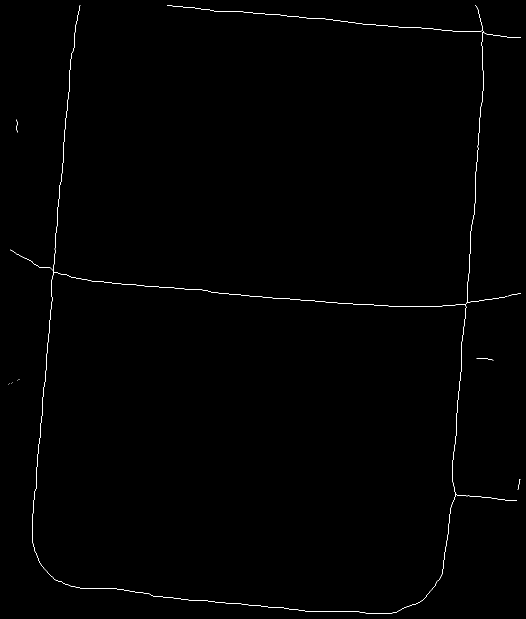
#> input picture roadnet_tool/road_skeleton_optimized.png, 1052 x 1237 px (shown at 1/2 size)
$ python -i valid_image.py   (imports and definitions only)
#> lines starting #> are read from the running program, lines starting #| are printed output that depends on the picture
#> further down, picture is the input picture: shape (1237, 1052, 3); 0.39% white in thin lines or dots
"""Shared black-border / invalid-image masking for all road-network stages.

Only large near-black components connected to an image border are invalid.
Dark pixels inside the image remain valid so shadows and dark roads cannot be
punched out of the road mask or skeleton.
"""

from __future__ import annotations

import cv2
import json
import numpy as np
from pathlib import Path


DEFAULT_MIN_BLACK_COMPONENT_AREA = 4096


def analyze_valid_image_mask(
    image_rgb: np.ndarray,
    black_threshold: int = 10,
    min_black_component_area: int = DEFAULT_MIN_BLACK_COMPONENT_AREA,
    road_mask: np.ndarray | None = None,
) -> tuple[np.ndarray, dict]:
    """Build a valid mask from large border-connected black components.

    A flood-fill is used instead of a full int32 connected-component label
    image.  This keeps the peak memory reasonable for very large imagery.
    """
#> called with black_threshold = 10, min_black_component_area = 4096
    image = np.asarray(image_rgb)
    if image.ndim != 3 or image.shape[2] < 3:
        raise ValueError(f"RGB 图像格式无效: shape={image.shape}")
    threshold = max(0, min(255, int(black_threshold)))
    min_area = max(1, int(min_black_component_area))
    height, width = image.shape[:2]
#> height = 1237; width = 1052
    if threshold == 0:
        candidate = np.zeros((height, width), dtype=np.uint8)
    else:
        candidate = cv2.inRange(
            image[..., :3],
            np.array((0, 0, 0), dtype=np.uint8),
            np.array((threshold - 1,) * 3, dtype=np.uint8),
        )
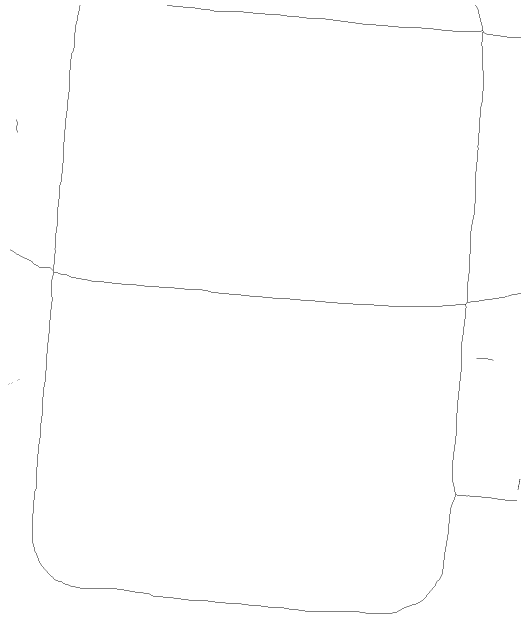
#> candidate: shape (1237, 1052) (shown at 1/2 size); 99.6% white; black in thin lines or dots

    # `working` retains internal black components as 255. Border components
    # are visited once, marked temporarily as 128, then cleared to 0.
    working = candidate.copy()
    invalid = np.zeros((height, width), dtype=np.uint8)
    border_seeds = []
    if width and height:
        border_seeds.extend((x, 0) for x in range(width))
        if height > 1:
            border_seeds.extend((x, height - 1) for x in range(width))
        border_seeds.extend((0, y) for y in range(1, max(1, height - 1)))
        if width > 1:
            border_seeds.extend((width - 1, y) for y in range(1, max(1, height - 1)))

    kept_component_count = 0
    rejected_small_border_components = 0
    for x, y in border_seeds:
        if working[y, x] != 255:
            continue
        area, _, _, rect = cv2.floodFill(
            working, None, (int(x), int(y)), 128, flags=8
        )
        rx, ry, rw, rh = rect
        component = working[ry:ry + rh, rx:rx + rw] == 128
        if int(area) >= min_area:
            target = invalid[ry:ry + rh, rx:rx + rw]
            target[component] = 255
            kept_component_count += 1
        else:
            rejected_small_border_components += 1
        working_view = working[ry:ry + rh, rx:rx + rw]
        working_view[component] = 0
#> this loop made 4574 passes
#> (area, rx, ry, rw, rh) on pass 1: (1296309, 0, 0, 1052, 1237)
#> after the loop, kept_component_count = 1; rejected_small_border_components = 0

    valid = cv2.bitwise_not(invalid)
    removed_road = 0
    if road_mask is not None:
        road = np.asarray(road_mask)
        if road.ndim == 3:
            road = road[..., 0]
        if road.shape != invalid.shape:
            road = cv2.resize(
                road.astype(np.uint8), (width, height), interpolation=cv2.INTER_NEAREST
            )
        removed_road = int(np.count_nonzero((road > 0) & (invalid > 0)))
    black_pixels = int(np.count_nonzero(candidate))
#> black_pixels = 1296309
    invalid_pixels = int(np.count_nonzero(invalid))
#> invalid_pixels = 1296309
    report = {
        "black_threshold": threshold,
        "min_black_component_area": min_area,
        "black_candidate_pixels": black_pixels,
        "border_connected_invalid_pixels": invalid_pixels,
        "internal_black_pixels_kept": black_pixels - invalid_pixels,
        "removed_road_pixels_estimate": removed_road,
        "valid_area_ratio": round(
            float(np.count_nonzero(valid)) / float(valid.size) if valid.size else 0.0,
            8,
        ),
        "invalid_component_count": kept_component_count,
        "small_border_components_kept": rejected_small_border_components,
    }
#> valid: shape (1237, 1052); 0.39% white in thin lines or dots
    return valid, report


def compute_valid_image_mask(
    image_rgb: np.ndarray,
    black_threshold: int = 10,
    min_black_component_area: int = DEFAULT_MIN_BLACK_COMPONENT_AREA,
) -> np.ndarray:
    """Compatibility wrapper returning only the uint8 valid mask."""
    valid, _ = analyze_valid_image_mask(
        image_rgb, black_threshold, min_black_component_area
    )
    return valid


def save_valid_mask_outputs(
    output_dir: str | Path,
    valid_image_mask: np.ndarray,
    report: dict,
) -> tuple[str, str]:
    out = Path(output_dir)
    out.mkdir(parents=True, exist_ok=True)
    mask_path = out / "valid_image_mask.png"
    report_path = out / "valid_mask_report.json"
    if not cv2.imwrite(str(mask_path), np.asarray(valid_image_mask, dtype=np.uint8)):
        raise IOError(f"无法保存 {mask_path}")
    report_path.write_text(
        json.dumps(report, ensure_ascii=False, indent=2), encoding="utf-8"
    )
    return str(mask_path), str(report_path)


def apply_valid_image_mask(mask: np.ndarray, valid_image_mask: np.ndarray) -> np.ndarray:
    """Return a uint8 mask cleared outside the valid image area."""
    result = np.asarray(mask, dtype=np.uint8).copy()
    valid = np.asarray(valid_image_mask)
    if valid.ndim == 3:
        valid = valid[..., 0]
    if valid.shape != result.shape[:2]:
        valid = cv2.resize(valid.astype(np.uint8),
                           (result.shape[1], result.shape[0]),
                           interpolation=cv2.INTER_NEAREST)
    result[valid == 0] = 0
    return result


def valid_area_ratio(valid_image_mask: np.ndarray) -> float:
    valid = np.asarray(valid_image_mask)
    return float(np.count_nonzero(valid)) / float(valid.size) if valid.size else 0.0

>>> import cv2
>>> picture = cv2.imread('../road_skeleton_optimized.png')
>>> result = analyze_valid_image_mask(picture)
